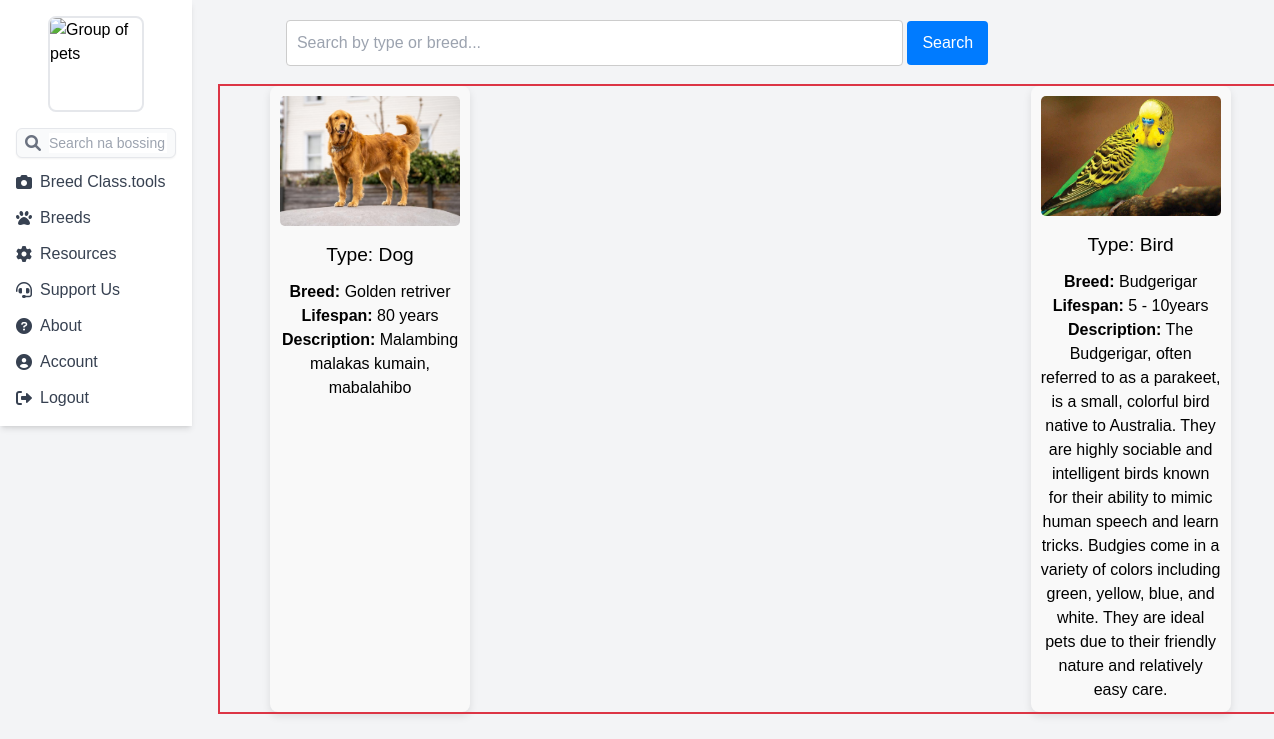
Before: /admin/breeds.php with the older database file.
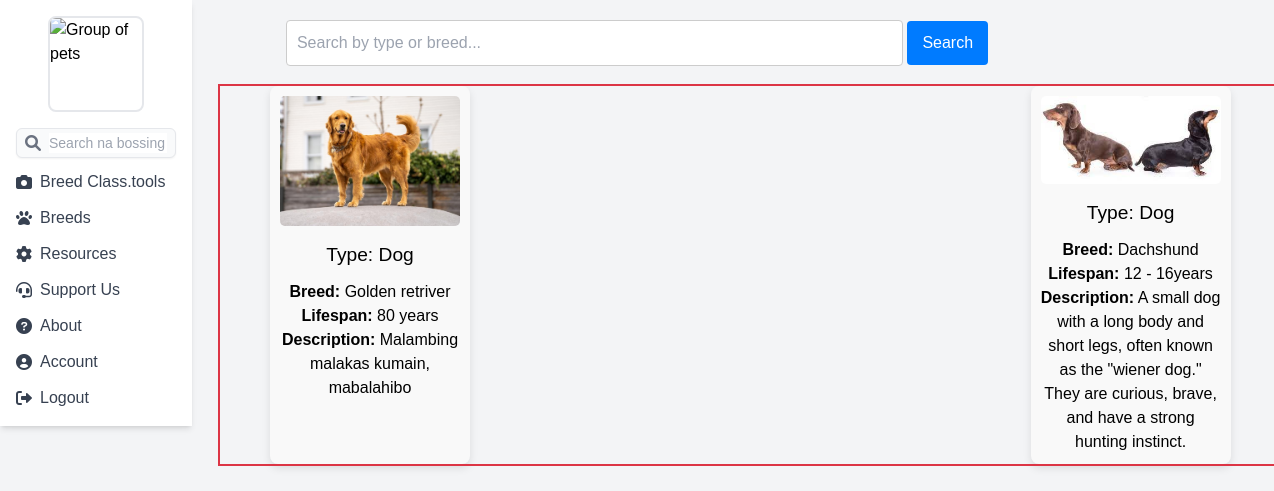
After: the same page with the newer database file.
### tables this page shows
CREATE TABLE `images` (
  `id` int(11) NOT NULL,
  `file_path` varchar(255) NOT NULL,
  `type` varchar(100) NOT NULL,
  `breed` varchar(100) NOT NULL,
  `lifespan` varchar(100) NOT NULL,
  `description` text NOT NULL,
  `status` varchar(10) DEFAULT 'enabled'
);

### admin/breeds.php (the view, shortened to what this page needs)
<!DOCTYPE html>
<html lang="en">
<head>
    <script src="https://cdn.tailwindcss.com"></script>
</head>
<body>
    <div class="search-container">
        <form method="GET" action="">
            <input type="text" name="search" placeholder="Search by type or breed..."
                value="<?= htmlspecialchars($_GET['search'] ?? '') ?>">
            <button type="submit">Search</button>
        </form>
    </div>
    <div class="card-container">
        <?php
        require_once '../constant/config.php';
        try {
            $sql = "SELECT ID, file_path, type, breed, lifespan, description, status
                    FROM images WHERE status = 'enabled'";
            $stmt = $conn->prepare($sql);
            $stmt->execute();
            if ($stmt->rowCount() > 0) {
                $results = $stmt->fetchAll(PDO::FETCH_ASSOC);
                foreach ($results as $row) {
                    echo "<div class='card'>
                            <img src='" . htmlspecialchars($row['file_path']) . "' alt='Animal Image' class='animal-image'>
                            <div class='card-body'>
                                <h4>Type: " . htmlspecialchars($row["type"]) . "</h4>
                                <p><strong>Breed:</strong> " . htmlspecialchars($row["breed"]) . "</p>
                                <p><strong>Lifespan:</strong> " . htmlspecialchars($row["lifespan"]) . "</p>
                                <p><strong>Description:</strong> " . htmlspecialchars($row["description"]) . "</p>
                            </div>
                          </div>";
                }
            } else {
                echo "<p>No results found</p>";
            }
        } catch (PDOException $e) {
            echo "<p>Connection failed: " . $e->getMessage() . "</p>";
        }
        ?>
    </div>
</body>
</html>

### admin/breeds.php (style rules this page uses)
body { font-family: Arial, sans-serif; margin: 0; padding: 20px; }
.search-container { margin-bottom: 20px; text-align: center; }
.search-container input[type="text"] { width: 50%; padding: 10px; border: 1px solid #ccc; border-radius: 4px; }
.search-container button { padding: 10px 15px; border: none; background-color: #007bff; color: white; border-radius: 4px; cursor: pointer; }
.card-container { display: flex; outline: #dc3545 solid 2px; width: 90%; justify-content: space-between; flex-wrap: wrap; gap: 10px; padding-right: 100px; padding-left: 50px; margin-left: 200px; }
.card { background-color: #f9f9f9; border-radius: 8px; box-shadow: 0 4px 8px rgba(0, 0, 0, 0.1); width: calc(33.33% - 40px); min-width: 100px; max-width: 200px; text-align: center; overflow: hidden; padding: 10px; }
.animal-image { max-width: 100%; height: auto; border-radius: 5px; }
.card-body { margin-top: 15px; }
h4 { font-size: 1.2em; margin-bottom: 10px; }

Changed rows visible on the page:
removed images: file_path (picture), type "Bird", breed "Budgerigar", lifespan "5 - 10years", description "The Budgerigar, often referred to as a parakeet, is a small, colorful bird native to Australia. They are highly sociable and intelligent birds known for their ability to mimic human speech and learn tricks. Budgies come in a variety of colors including green, yellow, blue, and white. They are ideal pets due to their friendly nature and relatively easy care."
added images: file_path (picture), type "Dog", breed "Dachshund", lifespan "12 - 16years", description "A small dog with a long body and short legs, often known as the \"wiener dog.\" They are curious, brave, and have a strong hunting instinct."
